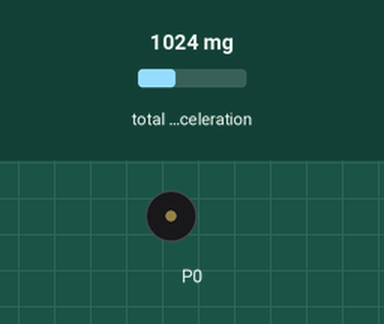
Recording of a program running on a simulated BBC micro:bit (MakeCode). Parts: buzzer (waves = sounding). The test bench sets the inputs (shaded band); at power-on: total acceleration 1024 mg.

Above: at 1.2 s.
1.3 s: total acceleration set to 2250 mg
At 1.95 s:
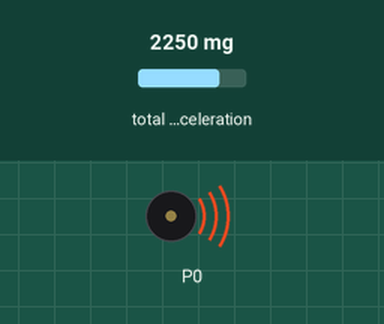
Timing chart, 0 to 4.3 s (numbered marks = the images above; inputs shaded):
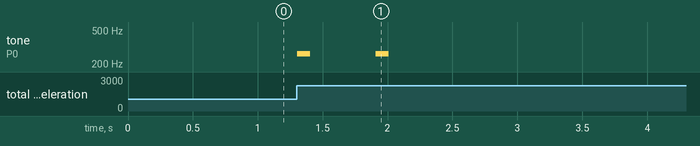

The program:

main.ts
```typescript
let g = 0
let b = 0
let a = 0
music.setVolume(255)
basic.forever(function () {
    basic.pause(100)
    a = input.acceleration(Dimension.Strength)
    basic.pause(100)
    b = input.acceleration(Dimension.Strength)
    g = Math.trunc(Math.abs(a - b) / 20)
    for (let index = 0; index < Math.trunc(g / 25); index++) {
        music.ringTone(262)
        basic.pause(100)
        music.rest(music.beat(BeatFraction.Whole))
    }
})
```

test.ts
```typescript
// здесь помещаются тесты; они не будут скомпилированы, пока пакет используется в качестве расширения.
```

Measured:
- after the input at 1.3 s, tone on P0: alternates 262 Hz for 0.10 s and silent for 0.51 s, 4 changes in all, then stays silent, starting at once
